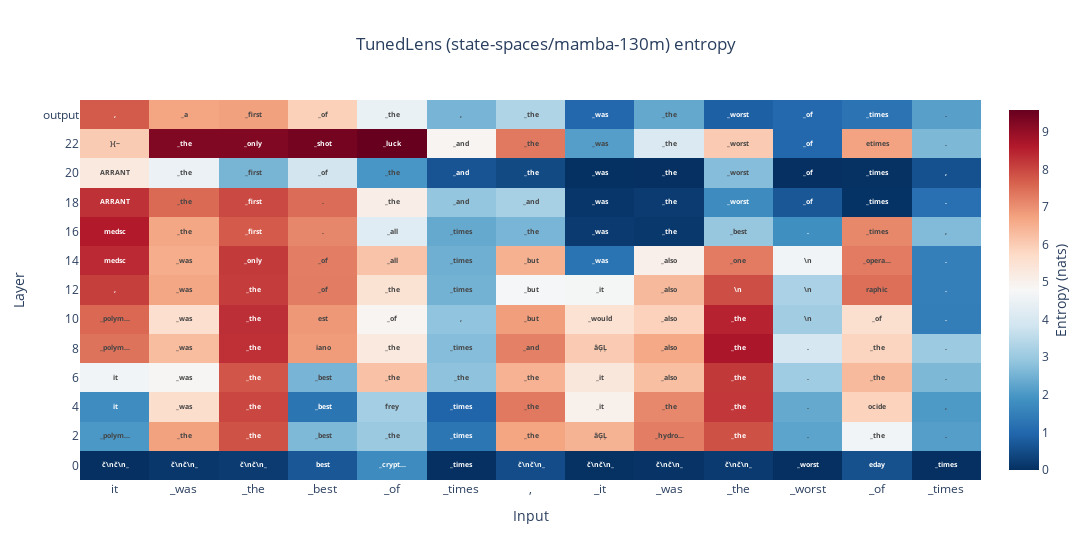

The notebook cell this image was saved under:
### Code cell
update_token_range()

token_range_wdg.value = [0, token_range_wdg.max]
text_wdg.observe(update_token_range, 'value')

interact = widgets.interact.options(manual_name='Run Lens', manual=True)

plot = interact(
    make_plot,
    text=text_wdg,
    statistic=statistic_wdg,
    lens=lens_wdg,
    layer_stride=layer_stride_wdg,
    token_range=token_range_wdg,
)

### Figure 1 — Plotly figure (JSON) as saved in the notebook; plotly's stock layout.template omitted (floating-point values rounded to 4 significant figures; data arrays with more than 128 entries replaced by an {"elided": "..."} marker saying what was removed)
{"data": [{"colorbar": {"title": {"side": "right", "text": "Entropy (nats)"}}, "colorscale": [[0, "rgb(5,48,97)"], [0.1, "rgb(33,102,172)"], [0.2, "rgb(67,147,195)"], [0.3, "rgb(146,197,222)"], [0.4, "rgb(209,229,240)"], [0.5, "rgb(247,247,247)"], [0.6, "rgb(253,219,199)"], [0.7, "rgb(244,165,130)"], [0.8, "rgb(214,96,77)"], [0.9, "rgb(178,24,43)"], [1, "rgb(103,0,31)"]], "customdata": {"elided": "13x13x20 str values"}, "hoverlabel": {"bgcolor": "rgb(42, 42, 50)", "font": {"family": "Monospace"}}, "hovertemplate": "%{customdata[0]}%{customdata[1]}<br>%{customdata[2]}%{customdata[3]}<br>%{customdata[4]}%{customdata[5]}<br>%{customdata[6]}%{customdata[7]}<br>%{customdata[8]}%{customdata[9]}<br>%{customdata[10]}%{customdata[11]}<br>%{customdata[12]}%{customdata[13]}<br>%{customdata[14]}%{customdata[15]}<br>%{customdata[16]}%{customdata[17]}<br>%{customdata[18]}%{customdata[19]}<br><extra></extra>", "text": {"elided": "13x13 str values"}, "texttemplate": "<b>%{text}</b>", "type": "heatmap", "x": ["it", "_was", "_the", "_best", "_of", "_times", ",", "_it", "_was", "_the", "_worst", "_of", "_times"], "y": ["0", "2", "4", "6", "8", "10", "12", "14", "16", "18", "20", "22", "output"], "z": {"elided": "13x13 float values"}, "zmax": 9.579, "zmin": 1.68e-09}], "layout": {"title": {"text": "TunedLens (state-spaces/mamba-130m) entropy", "x": 0.5}, "width": 1240, "xaxis": {"title": {"text": "Input"}}, "yaxis": {"title": {"text": "Layer"}}}}
